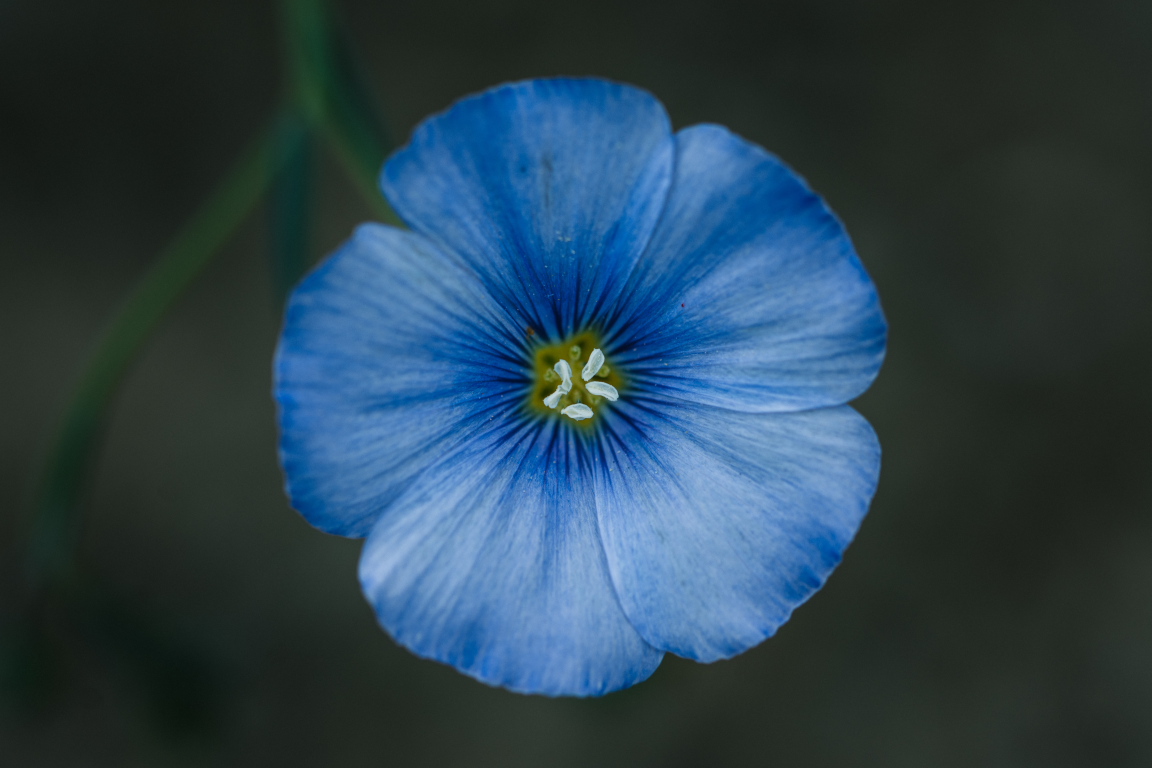
#> input picture ITMO/OpenEdu/2_sem/Exercise_7/photo/1.jpeg, 5758 x 3839 px, found by its file name (shown at 1/5 size)
$ jupyter execute --allow-errors 7.ipynb   (shell and % lines are left out)
#> lines starting #> are read from the running program, lines starting #| are printed output that depends on the picture
# 1

[cell 1]
import cv2

[cell 2]
img = cv2.imread('/Users/misha/Desktop/GitHub/Machine-Learning/ITMO/OpenEdu/2_sem/Exercise_7/photo/1.jpeg')
#> img is the input picture: shape (3839, 5758, 3); mean B, G, R 79.6, 65.9, 42.6

[cell 3]
print(f'Width:{img.shape[1]}')
#| Width:5758
print(f'Height:{img.shape[0]}')
#| Height:3839

[cell 4]
B,G,R = img[1937,2893]
#> B = 2; G = 99; R = 97
print(R,',',G,',', B)
#| 97 , 99 , 2

# 2

[cell 5]
img = cv2.imread('/Users/misha/Desktop/GitHub/Machine-Learning/ITMO/OpenEdu/2_sem/Exercise_7/photo/2.jpeg')
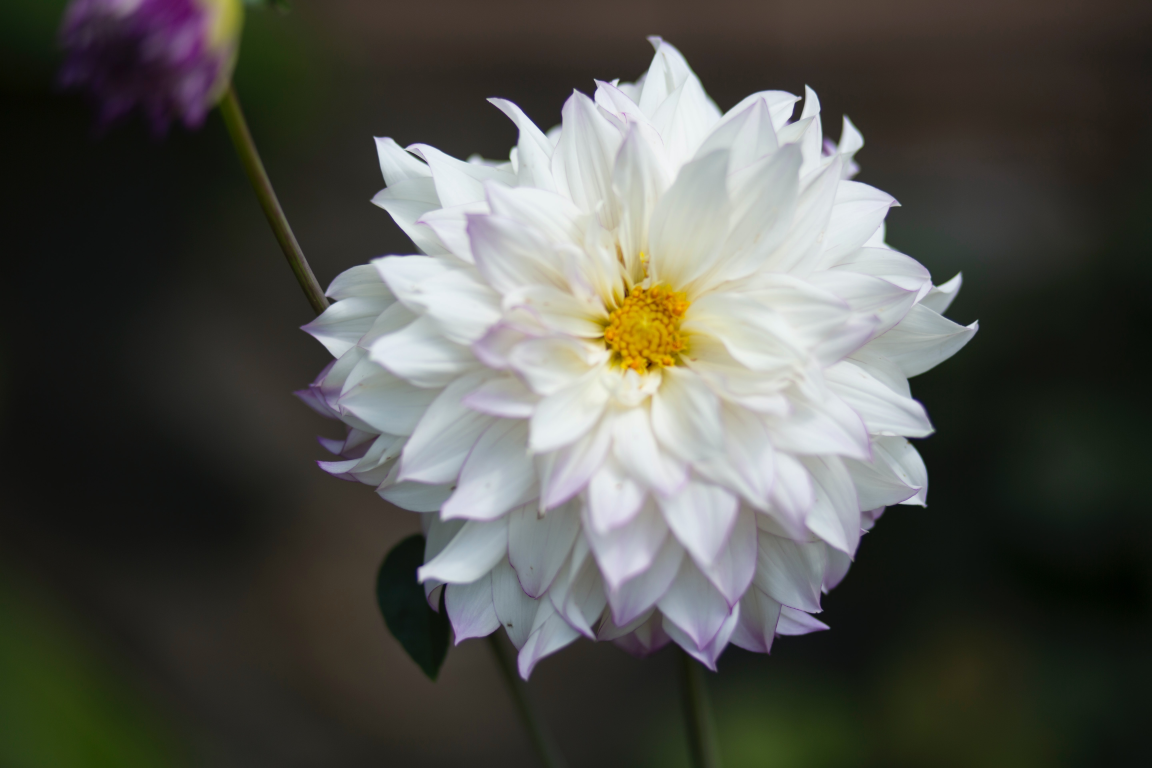
#> input picture ITMO/OpenEdu/2_sem/Exercise_7/photo/2.jpeg, 5760 x 3840 px, found by its file name (shown at 1/5 size)
#> img is the input picture: shape (3840, 5760, 3); mean B, G, R 77.4, 83.2, 82.7
#image_rgb = cv2.cvtColor(img, cv2.COLOR_BGR2RGB)

sub_matrix = img[1470:2390, 2670:3370]
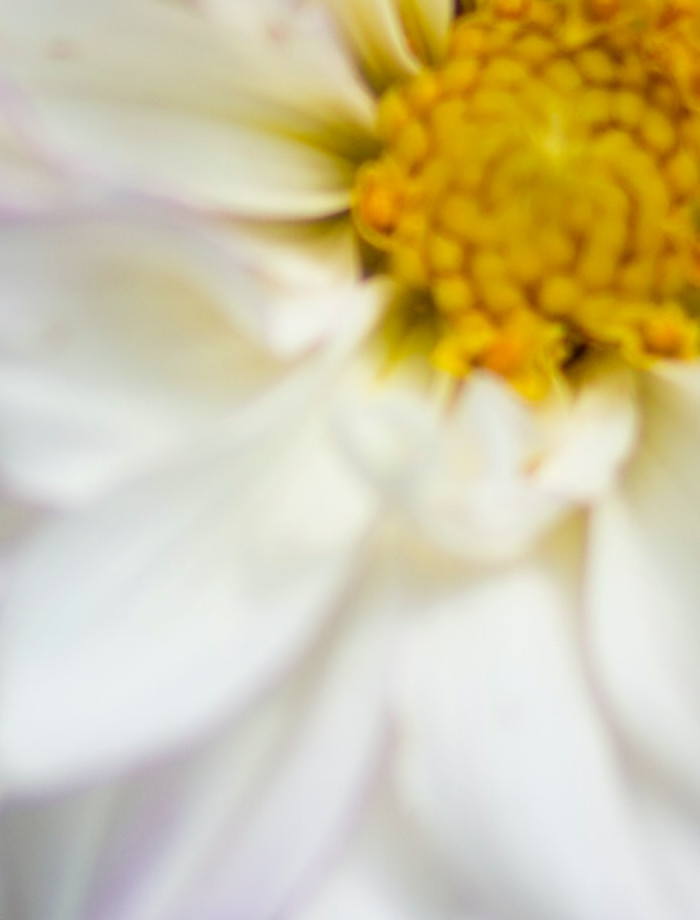
#> sub_matrix: shape (920, 700, 3); mean B, G, R 160.7, 198.6, 209.7

print("Sub-matrix shape:", sub_matrix.shape)
#| Sub-matrix shape: (920, 700, 3)
cv2.imwrite("photo/s.jpg", sub_matrix)
#> Out = True

# 3

[cell 6]
# Reading image with OpenCV
images_path = "photo/"
image_2_name = "markus-winkler-wvii1ayGs3A-unsplash.jpg"
image_2 = cv2.imread(images_path + image_2_name)
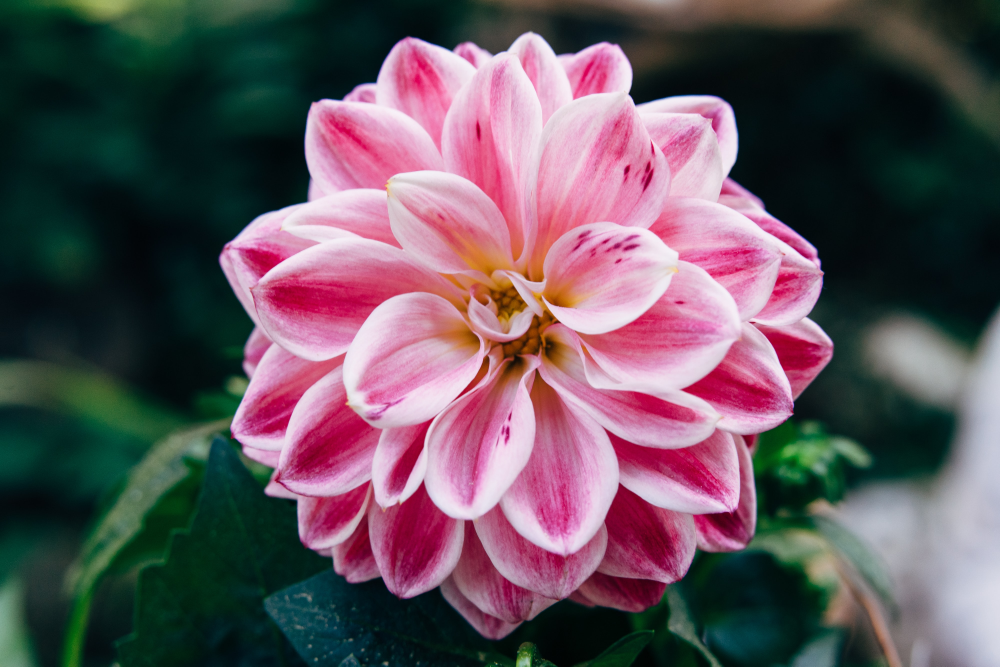
#> input picture ITMO/OpenEdu/2_sem/Exercise_7/photo/markus-winkler-wvii1ayGs3A-unsplash.jpg, 3999 x 2666 px (shown at 1/4 size)
#> image_2 is the input picture: shape (2666, 3999, 3); mean B, G, R 92, 83.4, 98.9

# Converting image from bgr to rgb format
image_2 = cv2.cvtColor(image_2, cv2.COLOR_BGR2RGB)

# Getting basic image info
height_2, width_2, color_channels_2 = image_2.shape
#> height_2 = 2666; width_2 = 3999; color_channels_2 = 3
#print("Image 2 resolution is {}x{}".format(width_2, height_2))

# Calculating proportionality coefficient
k = float(width_2) / height_2
#> k = 1.5
print("Aspect ratio of image is: {}".format(k))
#| Aspect ratio of image is: 1.5

# Compressing image proportionally
new_width = 820
new_height = int(new_width / k)
#> new_height = 546
print("New image height is {}".format(new_height))
#| New image height is 546
dim = (new_width, new_height)
#> dim = (820, 546)
image_2_resized = cv2.resize(image_2, dim, interpolation = cv2.INTER_AREA)
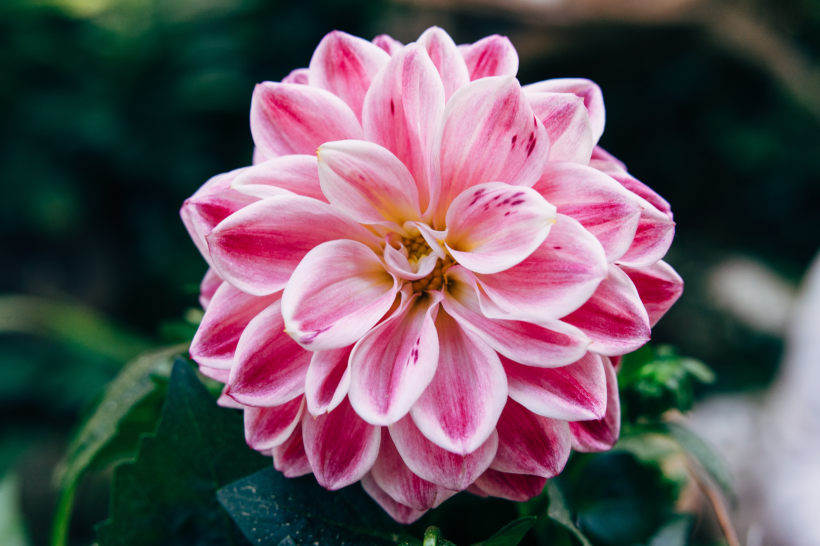
#> image_2_resized: shape (546, 820, 3); mean R, G, B 98.9, 83.4, 92
#> (the rest of this cell did not finish here and is left out)
